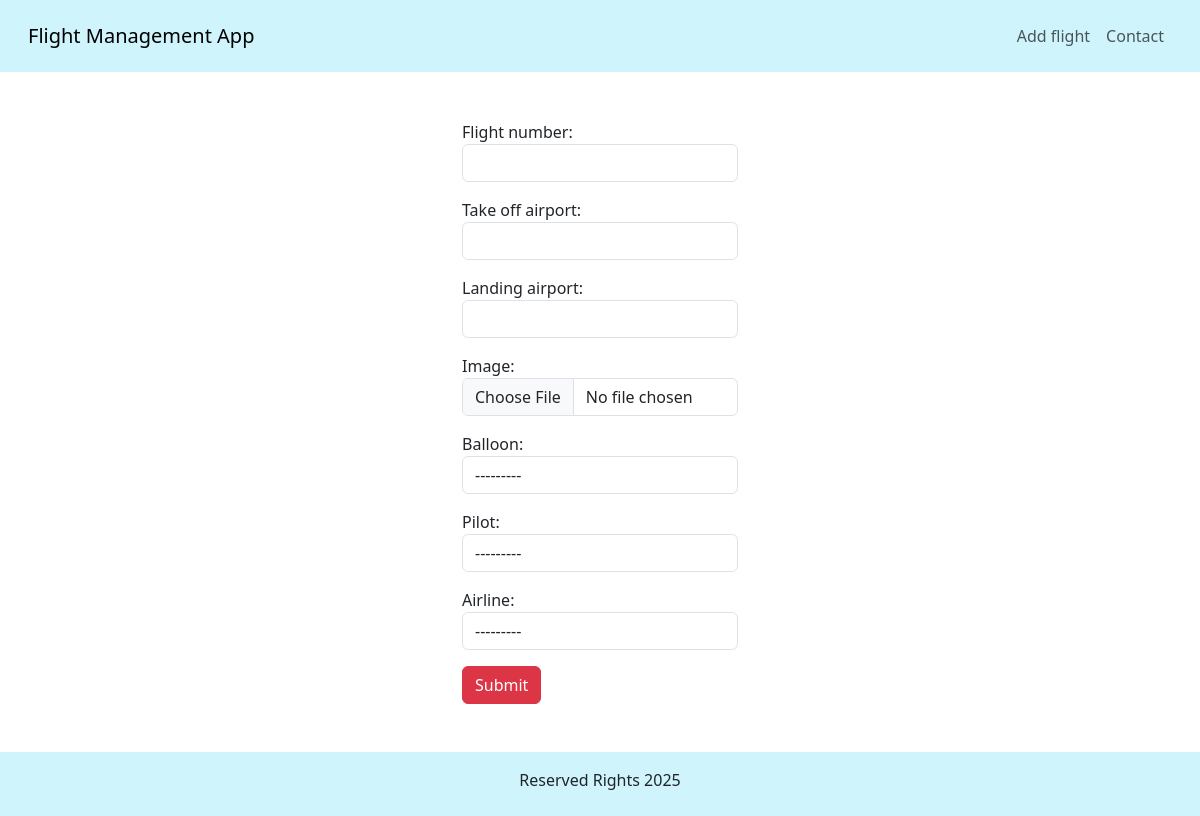
Page /edit_flight/1 on the earlier database version.
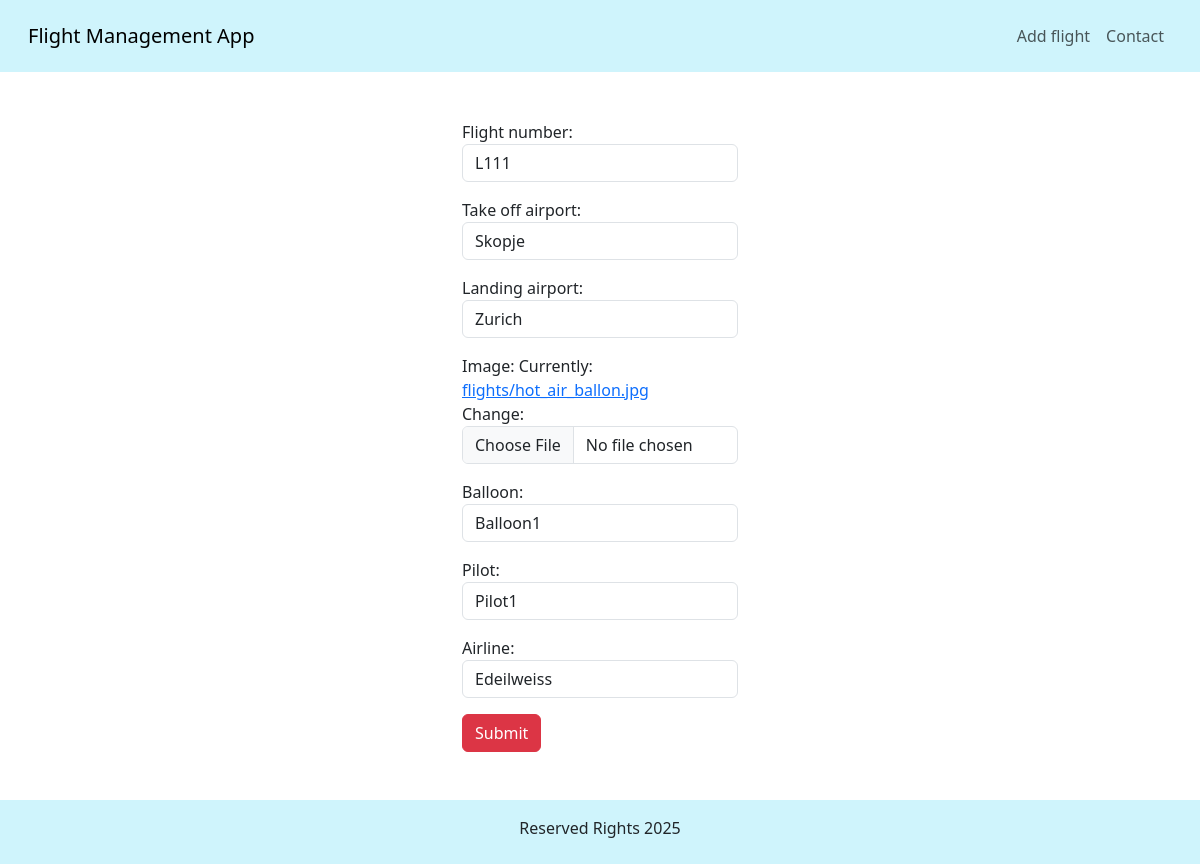
Same page on the later database version.
### application/models.py (models this page shows, shortened)
class Flight(models.Model):
    flight_number = models.CharField(max_length=50, unique=True)
    take_off_airport = models.CharField(max_length=50)
    landing_airport = models.CharField(max_length=50)
    user = models.ForeignKey(User, on_delete=models.CASCADE)
    image = models.ImageField(upload_to='flights/')
    balloon = models.ForeignKey(Balloon, on_delete=models.CASCADE)
    pilot = models.ForeignKey(Pilot, on_delete=models.CASCADE)
    airline = models.ForeignKey(Airline, on_delete=models.CASCADE)

### application/views.py (the view)
# urls.py: path('edit_flight/<flight_id>', FlightApplicationViews.edit_flight, name='edit_flight'),
def edit_flight(request, flight_id):
    flight = Flight.objects.filter(id = flight_id).first()
    if request.method == 'POST':
        form = FlightForm(request.POST, request.FILES, instance=flight)
        if form.is_valid():
            form.save()
        return redirect(index)
    form = FlightForm(instance = flight)
    context = {'form': form , 'flight_id' : flight_id}
    return render(request, 'edit_flight.html', context)

### application/forms.py
class FlightForm(forms.ModelForm):
    def __init__(self, *args ,**kwargs):
        super(FlightForm, self).__init__(*args, **kwargs)
        for field_name, field in self.fields.items():
            if not isinstance(field.widget, forms.CheckboxInput):
                field.widget.attrs['class'] = 'form-control'
    class Meta:
        model = Flight
        fields = "__all__"
        exclude = ('user', )

### application/models.py (called while the page is built)
    def __str__(self):
        return self.name

    def __str__(self):
        return self.name

    def __str__(self):
        return self.name

### templates/edit_flight.html (shortened to what this page needs)
{% extends 'base.html' %}
{% load static %}
{% block content %}
    <div class="container mt-5 mb-5 w-25">
        <form method="post" action="{% url 'edit_flight' flight_id %}" enctype="multipart/form-data" >
            {{ form.as_p }}
            <button class="btn btn-danger" type="submit">Submit</button>
        </form>
    </div>
{%  endblock %}

Differences in the rows shown:
added Flight: flight_number "L111", take_off_airport "Skopje", landing_airport "Zurich", balloon "Balloon1", pilot "Pilot1", airline "Edeilweiss"
Other differences:
form field balloon: "---------" → (not shown)
form field pilot: "---------" → (not shown)
form field airline: "---------" → (not shown)
text no longer shown: "Flight number: Take off airport: Landing airport: Image: Balloon: Pilot: Airline:"
text now shown: "Flight number: Take off airport: Landing airport: Image: Currently: flights/hot_air_ballon.jpg Change: Balloon: Pilot: Airline:"
